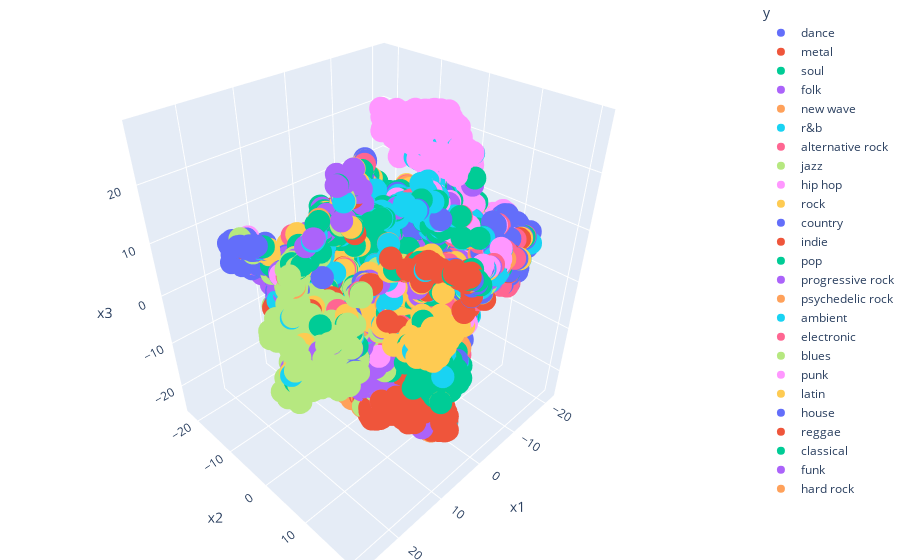

Source (notebook cell):
### Code cell
visualize(out.detach(), color = labels, dim = 3)
